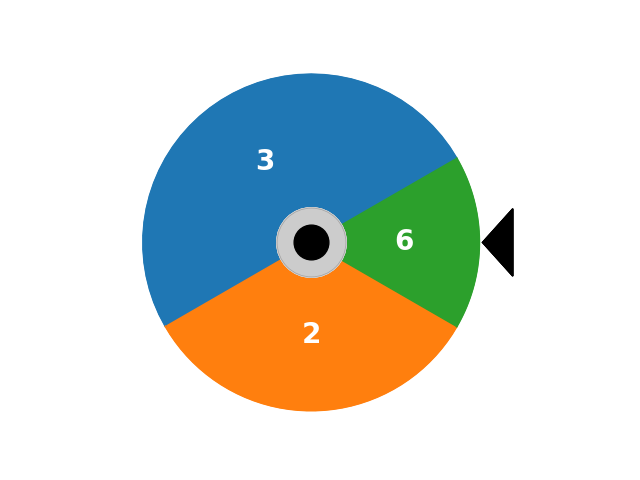

Source code (Python):
import matplotlib.pyplot as plt
from matplotlib import patches
import numpy as np

# describe the betting wheel
sectors = {
    "A": {"p": 1/2, "b": 3},
    "B": {"p": 1/3, "b": 2},
    "C": {"p": 1/6, "b": 6},
}

fig, ax = plt.subplots(1, 1)
a = np.pi/6
for s in sectors.keys():
    b = a + 2*np.pi*sectors[s]["p"]
    t = np.linspace(a, b, 40)
    c = plt.plot(np.cos(t), np.sin(t))[0].get_color()
    for k in range(1, len(t)):
        xpts = [0, np.cos(t[k-1]), np.cos(t[k])]
        ypts = [0, np.sin(t[k-1]), np.sin(t[k])]
        p = patches.Polygon(np.array([xpts, ypts]).T )
        p.set_color(c)
        ax.add_patch(p) 
    ax.text(0.55*np.cos((a + b)/2), 0.55*np.sin((a + b)/2), sectors[s]["b"], 
            fontsize=20, color="w", weight="bold", va="center", ha="center")
    p = patches.Polygon([[1.02, 0], [1.2, 0.2], [1.2, -0.2], [1.02, 0]])
    ax.plot(0, 0, 'w.', ms=100)
    ax.plot(0, 0, 'k.', ms=100, alpha=0.2)
    ax.plot(0, 0, 'k.', ms=50)
    p.set_color('k')
    ax.add_patch(p)
    a = b

ax.set_aspect(1)
ax.axis("off")

plt.savefig("investment-wheel.png", bbox_inches="tight", pad_inches=0)
